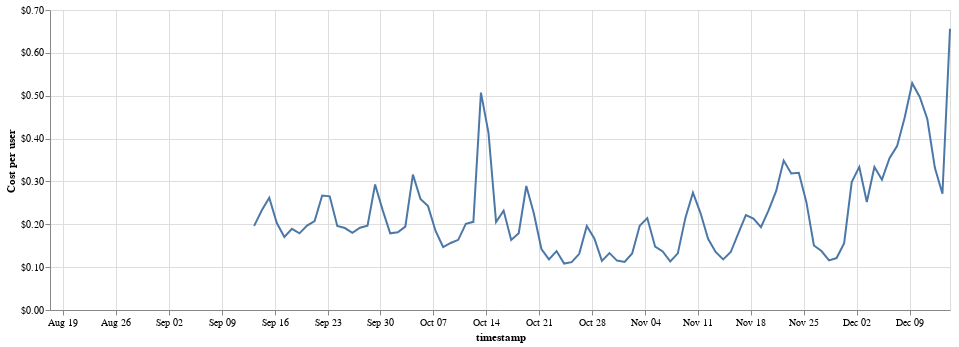

Write notebook code for a chart like this one.
### Code cell
alt.Chart(total, width=900).mark_line().encode(
    x='timestamp',
    y=alt.Y('cost_per_user', axis=alt.Axis(format="$.2f", title="Cost per user"))
)

### Figure 1 — Vega-Lite specification as saved in the notebook (floating-point values rounded to 4 significant figures)
{"$schema": "https://vega.github.io/schema/vega-lite/v2.6.0.json", "config": {"view": {"height": 300, "width": 400}}, "data": {"name": "data-90a64ad3b73aa028ed915e9944e92937"}, "datasets": {"data-90a64ad3b73aa028ed915e9944e92937": [{"cost": null, "cost_per_user": null, "timestamp": "2018-08-17T00:00:00-07:00", "user": 19}, {"cost": null, "cost_per_user": null, "timestamp": "2018-08-18T00:00:00-07:00", "user": 46}, {"cost": null, "cost_per_user": null, "timestamp": "2018-08-19T00:00:00-07:00", "user": 33}, {"cost": null, "cost_per_user": null, "timestamp": "2018-08-20T00:00:00-07:00", "user": 61}, {"cost": null, "cost_per_user": null, "timestamp": "2018-08-21T00:00:00-07:00", "user": 149}, {"cost": null, "cost_per_user": null, "timestamp": "2018-08-22T00:00:00-07:00", "user": 1194}, {"cost": null, "cost_per_user": null, "timestamp": "2018-08-23T00:00:00-07:00", "user": 1243}, {"cost": null, "cost_per_user": null, "timestamp": "2018-08-24T00:00:00-07:00", "user": 1391}, {"cost": null, "cost_per_user": null, "timestamp": "2018-08-25T00:00:00-07:00", "user": 988}, {"cost": null, "cost_per_user": null, "timestamp": "2018-08-26T00:00:00-07:00", "user": 1174}, {"cost": null, "cost_per_user": null, "timestamp": "2018-08-27T00:00:00-07:00", "user": 1508}, {"cost": null, "cost_per_user": null, "timestamp": "2018-08-28T00:00:00-07:00", "user": 1351}, {"cost": null, "cost_per_user": null, "timestamp": "2018-08-29T00:00:00-07:00", "user": 1598}, {"cost": null, "cost_per_user": null, "timestamp": "2018-08-30T00:00:00-07:00", "user": 1322}, {"cost": null, "cost_per_user": null, "timestamp": "2018-08-31T00:00:00-07:00", "user": 1194}, {"cost": null, "cost_per_user": null, "timestamp": "2018-09-01T00:00:00-07:00", "user": 793}, {"cost": null, "cost_per_user": null, "timestamp": "2018-09-02T00:00:00-07:00", "user": 964}, {"cost": null, "cost_per_user": null, "timestamp": "2018-09-03T00:00:00-07:00", "user": 1259}, {"cost": null, "cost_per_user": null, "timestamp": "2018-09-04T00:00:00-07:00", "user": 1495}, {"cost": null, "cost_per_user": null, "timestamp": "2018-09-05T00:00:00-07:00", "user": 1675}, {"cost": null, "cost_per_user": null, "timestamp": "2018-09-06T00:00:00-07:00", "user": 1429}, {"cost": null, "cost_per_user": null, "timestamp": "2018-09-07T00:00:00-07:00", "user": 1120}, {"cost": null, "cost_per_user": null, "timestamp": "2018-09-08T00:00:00-07:00", "user": 880}, {"cost": null, "cost_per_user": null, "timestamp": "2018-09-09T00:00:00-07:00", "user": 1028}, {"cost": null, "cost_per_user": null, "timestamp": "2018-09-10T00:00:00-07:00", "user": 1432}, {"cost": null, "cost_per_user": null, "timestamp": "2018-09-11T00:00:00-07:00", "user": 1502}, {"cost": 40.16, "cost_per_user": 0.02542, "timestamp": "2018-09-12T00:00:00-07:00", "user": 1580}, {"cost": null, "cost_per_user": null, "timestamp": "2018-09-12T00:00:00-07:00", "user": 1580}, {"cost": 264.0, "cost_per_user": 0.1963, "timestamp": "2018-09-13T00:00:00-07:00", "user": 1345}, {"cost": 233.4, "cost_per_user": 0.232, "timestamp": "2018-09-14T00:00:00-07:00", "user": 1006}, {"cost": 220.5, "cost_per_user": 0.2619, "timestamp": "2018-09-15T00:00:00-07:00", "user": 842}, {"cost": 221.5, "cost_per_user": 0.203, "timestamp": "2018-09-16T00:00:00-07:00", "user": 1091}, {"cost": 254.1, "cost_per_user": 0.1704, "timestamp": "2018-09-17T00:00:00-07:00", "user": 1491}, {"cost": 268.7, "cost_per_user": 0.1894, "timestamp": "2018-09-18T00:00:00-07:00", "user": 1419}, {"cost": 277.0, "cost_per_user": 0.1789, "timestamp": "2018-09-19T00:00:00-07:00", "user": 1549}, {"cost": 291.3, "cost_per_user": 0.1968, "timestamp": "2018-09-20T00:00:00-07:00", "user": 1480}, {"cost": 268.4, "cost_per_user": 0.2074, "timestamp": "2018-09-21T00:00:00-07:00", "user": 1294}, {"cost": 246.1, "cost_per_user": 0.2672, "timestamp": "2018-09-22T00:00:00-07:00", "user": 921}, {"cost": 244.2, "cost_per_user": 0.2651, "timestamp": "2018-09-23T00:00:00-07:00", "user": 921}, {"cost": 245.5, "cost_per_user": 0.196, "timestamp": "2018-09-24T00:00:00-07:00", "user": 1253}, {"cost": 254.9, "cost_per_user": 0.1912, "timestamp": "2018-09-25T00:00:00-07:00", "user": 1333}, {"cost": 277.2, "cost_per_user": 0.18, "timestamp": "2018-09-26T00:00:00-07:00", "user": 1540}, {"cost": 290.0, "cost_per_user": 0.1921, "timestamp": "2018-09-27T00:00:00-07:00", "user": 1510}, {"cost": 268.3, "cost_per_user": 0.197, "timestamp": "2018-09-28T00:00:00-07:00", "user": 1362}, {"cost": 262.4, "cost_per_user": 0.2928, "timestamp": "2018-09-29T00:00:00-07:00", "user": 896}, {"cost": 244.4, "cost_per_user": 0.233, "timestamp": "2018-09-30T00:00:00-07:00", "user": 1049}, {"cost": 249.0, "cost_per_user": 0.1789, "timestamp": "2018-10-01T00:00:00-07:00", "user": 1392}, {"cost": 243.5, "cost_per_user": 0.1814, "timestamp": "2018-10-02T00:00:00-07:00", "user": 1342}, {"cost": 304.9, "cost_per_user": 0.1946, "timestamp": "2018-10-03T00:00:00-07:00", "user": 1567}, {"cost": 453.0, "cost_per_user": 0.3159, "timestamp": "2018-10-04T00:00:00-07:00", "user": 1434}, {"cost": 275.0, "cost_per_user": 0.2592, "timestamp": "2018-10-05T00:00:00-07:00", "user": 1061}, {"cost": 181.8, "cost_per_user": 0.2424, "timestamp": "2018-10-06T00:00:00-07:00", "user": 750}, {"cost": 173.6, "cost_per_user": 0.1845, "timestamp": "2018-10-07T00:00:00-07:00", "user": 941}, {"cost": 197.1, "cost_per_user": 0.1469, "timestamp": "2018-10-08T00:00:00-07:00", "user": 1342}, {"cost": 212.1, "cost_per_user": 0.1564, "timestamp": "2018-10-09T00:00:00-07:00", "user": 1356}, {"cost": 219.8, "cost_per_user": 0.1638, "timestamp": "2018-10-10T00:00:00-07:00", "user": 1342}, {"cost": 203.8, "cost_per_user": 0.2012, "timestamp": "2018-10-11T00:00:00-07:00", "user": 1013}, {"cost": 206.1, "cost_per_user": 0.2057, "timestamp": "2018-10-12T00:00:00-07:00", "user": 1002}, {"cost": 202.4, "cost_per_user": 0.5073, "timestamp": "2018-10-13T00:00:00-07:00", "user": 399}, {"cost": 182.3, "cost_per_user": 0.4134, "timestamp": "2018-10-14T00:00:00-07:00", "user": 441}, {"cost": 183.3, "cost_per_user": 0.205, "timestamp": "2018-10-15T00:00:00-07:00", "user": 894}, {"cost": 191.6, "cost_per_user": 0.232, "timestamp": "2018-10-16T00:00:00-07:00", "user": 826}, {"cost": 186.1, "cost_per_user": 0.1636, "timestamp": "2018-10-17T00:00:00-07:00", "user": 1138}, {"cost": 185.8, "cost_per_user": 0.179, "timestamp": "2018-10-18T00:00:00-07:00", "user": 1038}, {"cost": 185.5, "cost_per_user": 0.2894, "timestamp": "2018-10-19T00:00:00-07:00", "user": 641}, {"cost": 149.5, "cost_per_user": 0.2252, "timestamp": "2018-10-20T00:00:00-07:00", "user": 664}, {"cost": 121.8, "cost_per_user": 0.1422, "timestamp": "2018-10-21T00:00:00-07:00", "user": 856}, {"cost": 142.4, "cost_per_user": 0.1182, "timestamp": "2018-10-22T00:00:00-07:00", "user": 1205}, {"cost": 155.9, "cost_per_user": 0.1375, "timestamp": "2018-10-23T00:00:00-07:00", "user": 1134}, {"cost": 156.9, "cost_per_user": 0.1083, "timestamp": "2018-10-24T00:00:00-07:00", "user": 1448}, {"cost": 156.4, "cost_per_user": 0.1117, "timestamp": "2018-10-25T00:00:00-07:00", "user": 1400}, {"cost": 155.9, "cost_per_user": 0.131, "timestamp": "2018-10-26T00:00:00-07:00", "user": 1190}, {"cost": 145.9, "cost_per_user": 0.1958, "timestamp": "2018-10-27T00:00:00-07:00", "user": 745}, {"cost": 143.6, "cost_per_user": 0.1668, "timestamp": "2018-10-28T00:00:00-07:00", "user": 861}, {"cost": 149.6, "cost_per_user": 0.1146, "timestamp": "2018-10-29T00:00:00-07:00", "user": 1306}, {"cost": 168.6, "cost_per_user": 0.1327, "timestamp": "2018-10-30T00:00:00-07:00", "user": 1270}, {"cost": 169.5, "cost_per_user": 0.1153, "timestamp": "2018-10-31T00:00:00-07:00", "user": 1471}, {"cost": 165.7, "cost_per_user": 0.1122, "timestamp": "2018-11-01T00:00:00-07:00", "user": 1476}, {"cost": 174.7, "cost_per_user": 0.1318, "timestamp": "2018-11-02T00:00:00-07:00", "user": 1325}, {"cost": 154.5, "cost_per_user": 0.1965, "timestamp": "2018-11-03T00:00:00-07:00", "user": 786}, {"cost": 160.2, "cost_per_user": 0.2144, "timestamp": "2018-11-04T00:00:00-07:00", "user": 747}, {"cost": 154.2, "cost_per_user": 0.1477, "timestamp": "2018-11-05T00:00:00-08:00", "user": 1044}, {"cost": 154.7, "cost_per_user": 0.1366, "timestamp": "2018-11-06T00:00:00-08:00", "user": 1133}, {"cost": 170.9, "cost_per_user": 0.1132, "timestamp": "2018-11-07T00:00:00-08:00", "user": 1510}, {"cost": 177.7, "cost_per_user": 0.1322, "timestamp": "2018-11-08T00:00:00-08:00", "user": 1344}, {"cost": 179.0, "cost_per_user": 0.2149, "timestamp": "2018-11-09T00:00:00-08:00", "user": 833}, {"cost": 179.3, "cost_per_user": 0.2737, "timestamp": "2018-11-10T00:00:00-08:00", "user": 655}, {"cost": 165.4, "cost_per_user": 0.2263, "timestamp": "2018-11-11T00:00:00-08:00", "user": 731}, {"cost": 157.6, "cost_per_user": 0.1662, "timestamp": "2018-11-12T00:00:00-08:00", "user": 948}, {"cost": 163.7, "cost_per_user": 0.1354, "timestamp": "2018-11-13T00:00:00-08:00", "user": 1209}, {"cost": 183.7, "cost_per_user": 0.1179, "timestamp": "2018-11-14T00:00:00-08:00", "user": 1558}, {"cost": 195.3, "cost_per_user": 0.1352, "timestamp": "2018-11-15T00:00:00-08:00", "user": 1444}, {"cost": 188.5, "cost_per_user": 0.1787, "timestamp": "2018-11-16T00:00:00-08:00", "user": 1055}, {"cost": 180.4, "cost_per_user": 0.2214, "timestamp": "2018-11-17T00:00:00-08:00", "user": 815}, {"cost": 170.6, "cost_per_user": 0.2132, "timestamp": "2018-11-18T00:00:00-08:00", "user": 800}, {"cost": 169.1, "cost_per_user": 0.1935, "timestamp": "2018-11-19T00:00:00-08:00", "user": 874}, {"cost": 168.5, "cost_per_user": 0.2324, "timestamp": "2018-11-20T00:00:00-08:00", "user": 725}, {"cost": 168.1, "cost_per_user": 0.2773, "timestamp": "2018-11-21T00:00:00-08:00", "user": 606}, {"cost": 167.4, "cost_per_user": 0.3488, "timestamp": "2018-11-22T00:00:00-08:00", "user": 480}, {"cost": 168.1, "cost_per_user": 0.3184, "timestamp": "2018-11-23T00:00:00-08:00", "user": 528}, {"cost": 167.7, "cost_per_user": 0.32, "timestamp": "2018-11-24T00:00:00-08:00", "user": 524}, {"cost": 168.4, "cost_per_user": 0.2522, "timestamp": "2018-11-25T00:00:00-08:00", "user": 668}, {"cost": 172.0, "cost_per_user": 0.1505, "timestamp": "2018-11-26T00:00:00-08:00", "user": 1143}, {"cost": 171.2, "cost_per_user": 0.1375, "timestamp": "2018-11-27T00:00:00-08:00", "user": 1245}, {"cost": 170.2, "cost_per_user": 0.1158, "timestamp": "2018-11-28T00:00:00-08:00", "user": 1470}, {"cost": 171.2, "cost_per_user": 0.1212, "timestamp": "2018-11-29T00:00:00-08:00", "user": 1413}, {"cost": 170.1, "cost_per_user": 0.1558, "timestamp": "2018-11-30T00:00:00-08:00", "user": 1092}, {"cost": 162.9, "cost_per_user": 0.2983, "timestamp": "2018-12-01T00:00:00-08:00", "user": 546}, {"cost": 164.6, "cost_per_user": 0.3339, "timestamp": "2018-12-02T00:00:00-08:00", "user": 493}, {"cost": 164.5, "cost_per_user": 0.2519, "timestamp": "2018-12-03T00:00:00-08:00", "user": 653}, {"cost": 164.5, "cost_per_user": 0.3337, "timestamp": "2018-12-04T00:00:00-08:00", "user": 493}, {"cost": 165.2, "cost_per_user": 0.3041, "timestamp": "2018-12-05T00:00:00-08:00", "user": 543}, {"cost": 165.0, "cost_per_user": 0.3542, "timestamp": "2018-12-06T00:00:00-08:00", "user": 466}, {"cost": 164.4, "cost_per_user": 0.3823, "timestamp": "2018-12-07T00:00:00-08:00", "user": 430}, {"cost": 164.6, "cost_per_user": 0.4484, "timestamp": "2018-12-08T00:00:00-08:00", "user": 367}, {"cost": 164.6, "cost_per_user": 0.5293, "timestamp": "2018-12-09T00:00:00-08:00", "user": 311}, {"cost": 164.5, "cost_per_user": 0.497, "timestamp": "2018-12-10T00:00:00-08:00", "user": 331}, {"cost": 164.9, "cost_per_user": 0.4456, "timestamp": "2018-12-11T00:00:00-08:00", "user": 370}, {"cost": 164.3, "cost_per_user": 0.3318, "timestamp": "2018-12-12T00:00:00-08:00", "user": 495}, {"cost": 164.6, "cost_per_user": 0.2711, "timestamp": "2018-12-13T00:00:00-08:00", "user": 607}, {"cost": 162.1, "cost_per_user": 0.6563, "timestamp": "2018-12-14T00:00:00-08:00", "user": 247}, {"cost": null, "cost_per_user": null, "timestamp": "", "user": null}, {"cost": null, "cost_per_user": null, "timestamp": "", "user": null}]}, "encoding": {"x": {"field": "timestamp", "type": "temporal"}, "y": {"axis": {"format": "$.2f", "title": "Cost per user"}, "field": "cost_per_user", "type": "quantitative"}}, "mark": "line", "width": 900}
